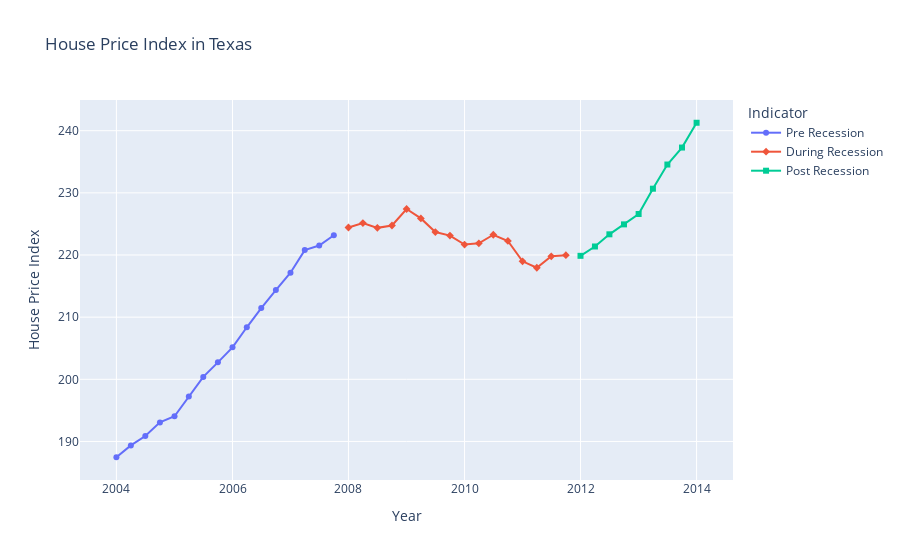

Notebook source saved alongside this figure:
### Code cell
hpiline_graph_house(housing_hpi_recess,
                'Texas',
                'HPI',
                'observation_date',
                'Housing Values')

### Figure 1 — Plotly figure (JSON) as saved in the notebook; plotly's stock layout.template omitted (floating-point values rounded to 4 significant figures)
{"data": [{"hovertemplate": "Indicator=Pre Recession<br>observation_date=%{x}<br>Housing Values=%{y}<extra></extra>", "legendgroup": "Pre Recession", "line": {"color": "#636efa", "dash": "solid"}, "marker": {"symbol": "circle"}, "mode": "lines+markers", "name": "Pre Recession", "orientation": "v", "showlegend": true, "type": "scatter", "x": ["2004-01-01T00:00:00", "2004-04-01T00:00:00", "2004-07-01T00:00:00", "2004-10-01T00:00:00", "2005-01-01T00:00:00", "2005-04-01T00:00:00", "2005-07-01T00:00:00", "2005-10-01T00:00:00", "2006-01-01T00:00:00", "2006-04-01T00:00:00", "2006-07-01T00:00:00", "2006-10-01T00:00:00", "2007-01-01T00:00:00", "2007-04-01T00:00:00", "2007-07-01T00:00:00", "2007-10-01T00:00:00"], "xaxis": "x", "y": [187.5, 189.4, 190.9, 193.1, 194.1, 197.2, 200.4, 202.7, 205.1, 208.4, 211.5, 214.4, 217.2, 220.8, 221.5, 223.2], "yaxis": "y"}, {"hovertemplate": "Indicator=During Recession<br>observation_date=%{x}<br>Housing Values=%{y}<extra></extra>", "legendgroup": "During Recession", "line": {"color": "#EF553B", "dash": "solid"}, "marker": {"symbol": "diamond"}, "mode": "lines+markers", "name": "During Recession", "orientation": "v", "showlegend": true, "type": "scatter", "x": ["2008-01-01T00:00:00", "2008-04-01T00:00:00", "2008-07-01T00:00:00", "2008-10-01T00:00:00", "2009-01-01T00:00:00", "2009-04-01T00:00:00", "2009-07-01T00:00:00", "2009-10-01T00:00:00", "2010-01-01T00:00:00", "2010-04-01T00:00:00", "2010-07-01T00:00:00", "2010-10-01T00:00:00", "2011-01-01T00:00:00", "2011-04-01T00:00:00", "2011-07-01T00:00:00", "2011-10-01T00:00:00"], "xaxis": "x", "y": [224.4, 225.1, 224.4, 224.8, 227.4, 225.9, 223.7, 223.1, 221.7, 221.9, 223.3, 222.3, 219.0, 217.9, 219.8, 220.0], "yaxis": "y"}, {"hovertemplate": "Indicator=Post Recession<br>observation_date=%{x}<br>Housing Values=%{y}<extra></extra>", "legendgroup": "Post Recession", "line": {"color": "#00cc96", "dash": "solid"}, "marker": {"symbol": "square"}, "mode": "lines+markers", "name": "Post Recession", "orientation": "v", "showlegend": true, "type": "scatter", "x": ["2012-01-01T00:00:00", "2012-04-01T00:00:00", "2012-07-01T00:00:00", "2012-10-01T00:00:00", "2013-01-01T00:00:00", "2013-04-01T00:00:00", "2013-07-01T00:00:00", "2013-10-01T00:00:00", "2014-01-01T00:00:00"], "xaxis": "x", "y": [219.9, 221.4, 223.3, 224.9, 226.6, 230.7, 234.6, 237.3, 241.3], "yaxis": "y"}], "layout": {"legend": {"title": {"text": "Indicator"}, "tracegroupgap": 0}, "title": {"text": "House Price Index in Texas"}, "xaxis": {"anchor": "y", "domain": [0, 1], "title": {"text": "Year"}}, "yaxis": {"anchor": "x", "domain": [0, 1], "title": {"text": "House Price Index"}}}}
